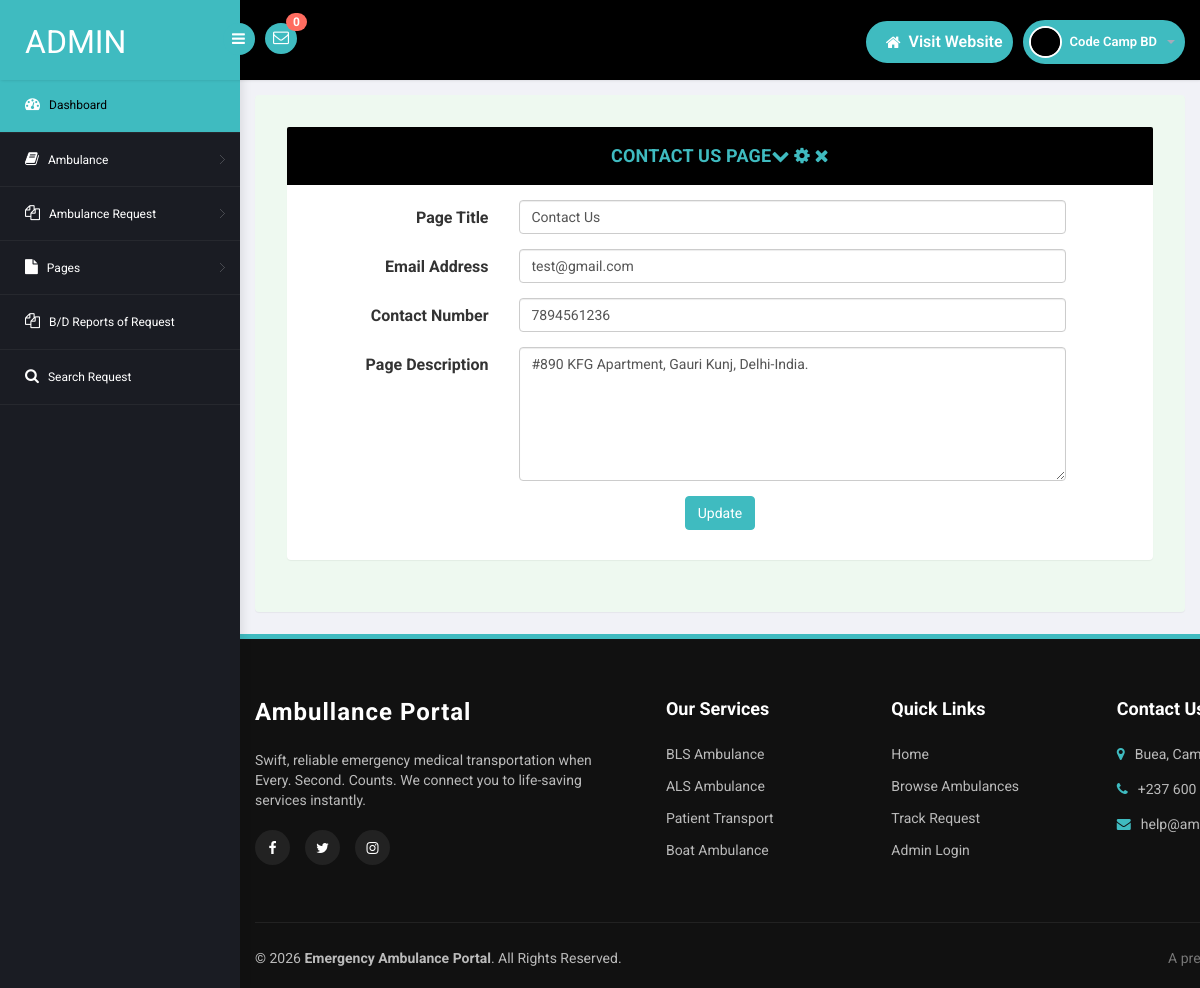
The page /admin/contact-us.php (signed in) on the database its author committed.
### tables this page shows
CREATE TABLE `tblpage` (
  `ID` int(10) NOT NULL,
  `PageType` varchar(200) DEFAULT NULL,
  `PageTitle` varchar(200) DEFAULT NULL,
  `PageDescription` mediumtext DEFAULT NULL,
  `Email` varchar(200) DEFAULT NULL,
  `MobileNumber` bigint(10) DEFAULT NULL,
  `UpdationDate` timestamp NULL DEFAULT NULL ON UPDATE current_timestamp()
);

### admin/contact-us.php (the view, shortened to what this page needs)
<?php
include('includes/dbconnection.php');
if (strlen($_SESSION['eahpaid']==0)) {
 header('location:logout.php');
  } else{
  ?>
<!DOCTYPE html>
<head>
<link rel="stylesheet" href="css/bootstrap.min.css" >
<link href="css/style.css?v=<?=time()?>" rel='stylesheet' type='text/css' />
<link href="css/style-responsive.css?v=<?=time()?>" rel="stylesheet"/>
<link rel="stylesheet" href="css/font.css" type="text/css"/>
<link href="css/font-awesome.css" rel="stylesheet">
</head>
<body>
<section id="container">
<?php include_once('includes/header.php');?>
<?php include_once('includes/sidebar.php');?>
<section id="main-content">
	<section class="wrapper">
		<div class="form-w3layouts">
            <div class="row">
                <div class="col-lg-12">
                    <section class="panel">
                        <header class="panel-heading">
                            Contact Us Page
                            <span class="tools pull-right">
                                <a class="fa fa-chevron-down" href="javascript:;"></a>
                                <a class="fa fa-cog" href="javascript:;"></a>
                                <a class="fa fa-times" href="javascript:;"></a>
                             </span>
                        </header>
                        <div class="panel-body">
                            <div class="form">
                                <form class="cmxform form-horizontal " method="post" action="">
                                    <?php
$ret=mysqli_query($con,"select * from  tblpage where PageType='contactus'");
while ($row=mysqli_fetch_array($ret)) {
?>
                                    <div class="form-group ">
                                        <label for="adminname" class="control-label col-lg-3">Page Title</label>
                                        <div class="col-lg-8">
                                            <input class=" form-control" id="pagetitle" name="pagetitle" type="text" required="true" value="<?php  echo $row['PageTitle'];?>">
                                        </div>
                                    </div>
                                    <div class="form-group">
                                   <label for="adminname" class="control-label col-lg-3">Email Address</label>
                                    <div class="col-sm-8">
                                        <input type="email" name="email" id="email" value="<?php  echo $row['Email'];?>" class="form-control" required='true'>
                                    </div>
                                </div>
                                 <div class="form-group">
                                   <label for="adminname" class="control-label col-lg-3">Contact Number</label>
                                    <div class="col-sm-8">
                                       <input type="text" name="mobnum" id="mobnum" value="<?php  echo $row['MobileNumber'];?>" class="form-control" required='true' maxlength="10" pattern='[0-9]+'>
                                    </div>
                                </div>
                                    <div class="form-group">
                                        <label for="adminname" class="control-label col-lg-3">Page Description
                                        </label>
                                        <div class="col-lg-8">
                                            <textarea class=" form-control" id="pagedes" rows="6" name="pagedes" type="text" required="true" value=""><?php  echo $row['PageDescription'];?></textarea>
                                        </div>
                                    </div>
                                    <?php } ?>
                                    <div class="form-group">
                                        <div class="col-lg-offset-3 col-lg-6">
                                          <p style="text-align: center;"> <button class="btn btn-primary" type="submit" name="submit">Update</button></p>
                                        </div>
                                    </div>
                                </form>
                            </div>
                        </div>
                    </section>
                </div>
            </div>
        </div>
</section>
		  <?php include_once('includes/footer.php');?>
</section>
</section>
</body>
</html>
<?php }  ?>

### admin/includes/header.php (shortened to what this page needs)
<?php
include('includes/dbconnection.php');
?>
<header class="header fixed-top clearfix">
<div class="brand">
    <a href="dashboard.php" class="logo">
        Admin
    </a>
    <div class="sidebar-toggle-box">
        <div class="fa fa-bars"></div>
    </div>
</div>
<div class="nav notify-row" id="top_menu">
    <ul class="nav top-menu">
<?php
$ret1=mysqli_query($con,"select * from tblambulancehiring
 where (tblambulancehiring.Status is null || tblambulancehiring.Status='')");
$num=mysqli_num_rows($ret1);
?>
        <li id="header_inbox_bar" class="dropdown">
            <a data-toggle="dropdown" class="dropdown-toggle" href="#">
                <i class="fa fa-envelope-o"></i>
                <span class="badge bg-important"><?php echo $num;?></span>
            </a>
        </li>
    </ul>
</div>
<div class="top-nav clearfix">
    <ul class="nav pull-right top-menu d-flex align-items-center">
        <li class="pill-nav-item">
            <a href="../index.php" class="pill-btn">
                <i class="fa fa-home"></i> <span>Visit Website</span>
            </a>
        </li>
        <li class="dropdown pill-nav-item">
            <a data-toggle="dropdown" class="dropdown-toggle pill-btn profile-btn" href="#">
                <?php
$adid=$_SESSION['eahpaid'];
$ret=mysqli_query($con,"select AdminName from tbladmin where ID='$adid'");
$row=mysqli_fetch_array($ret);
$name=$row['AdminName'];
?>
                <img alt="" src="images/2.png" class="profile-img">
                <span class="username"><?php echo $name; ?></span>
                <b class="caret"></b>
            </a>
        </li>
    </ul>
</div>
</header>

### admin/css/style.css (style rules this page uses)
ul, ol { margin: 0; }
p { margin: 0; }
html, body { font-family: 'Roboto', sans-serif; font-size: 100%; overflow-x: hidden; background: #f1f2f7; background-size:cover; }
body a { transition: 0.5s all ease; -webkit-transition: 0.5s all ease; -moz-transition: 0.5s all ease; -o-transition: 0.5s all ease; -ms-transition: 0.5s all ease; text-decoration:none; color: #3fbbc0; }
p { margin:0; }
ul,label { margin:0; padding:0; }
#main-content { margin-left:240px; -webkit-transition:all .3s ease-in-out; -moz-transition:all .3s ease-in-out; -o-transition:all .3s ease-in-out; transition:all .3s ease-in-out; }
.header { left:0; right:0; z-index:1002; background:#000; -webkit-transition:all .3s ease-in-out; -moz-transition:all .3s ease-in-out; -o-transition:all .3s ease-in-out; transition:all .3s ease-in-out; }
.fixed-top { position:fixed; box-shadow:1px 0 3px rgba(0,0,0,.15); }
.wrapper { display:inline-block; margin-top:80px; padding:15px; width:100%; }
.brand { background:#3fbbc0; float:left; width:240px; height:80px; position:relative; }
a.logo { font-size:32px; color:#fff; float:left; margin:20px 0 0 25px; text-transform:uppercase; }
#top_menu .nav>li,ul.top-menu>li { float:left; }
.notify-row { float:left; margin-top:23px; margin-left:25px; }
ul.top-menu { margin-right:15px; margin-top: 0; }
ul.top-menu > li > a { color: #fff; font-size: 16px; background: #3fbbc0; padding: 4px 8px; margin-right: 15px; border-radius: 50%; -webkit-border-radius: 50%; padding-right: 8px !important; }
.notify-row .badge { position:absolute; right:-10px; top:-10px; z-index:100; }
.top-nav { margin-top:20px; }
.top-nav img { border-radius:50%; -webkit-border-radius:50%; width:33px; }
.top-nav .username { font-size:13px; color:#fff; }
.top-nav ul.top-menu>li>a { border-radius: 100px; -webkit-border-radius: 100px; padding: 0px; background: none; margin-right: 0; border: 1px solid #3fbbc0; background: #3fbbc0; }
.top-nav ul.top-menu>li { margin-left:10px; }
.top-nav .nav .caret { border-bottom-color:#A4AABA; border-top-color:#A4AABA; }
.sidebar-toggle-box { float:left; margin-top:23px; margin-left:-15px; background:#3fbbc0; border-radius:50%; -webkit-border-radius:50%; width:32px; height:32px; position:absolute; right:-15px; }
.sidebar-toggle-box .fa-bars { cursor:pointer; display:inline-block; font-size:15px; padding:8px 8px 8px 9px; color:#fff; }
.panel-heading { position: relative; min-height: 57px; line-height: 1.5; letter-spacing: 0.2px; color: #000; font-size: 18px; font-weight: 400; padding: 15px 16px; background:#ddede0; border-top-right-radius: 2px; border-top-left-radius: 2px; text-transform: uppercase; text-align: center; display: flex; align-items: center; justify-content: center; }
.panel { border: none ! important; }
.form-w3layouts { background: #eef9f0; padding: 2em; border-radius: 4px; -webkit-box-shadow: 0 1px 1px rgba(0,0,0,.05); box-shadow: 0 1px 1px rgba(0,0,0,.05); }
.badge.bg-important { background: #ff6c60; }
.sidebar-toggle-box .fa-bars { cursor: pointer !important; }

### admin/includes/header.php (style rules this page uses)
.btn-primary, .btn-primary:hover, .btn-primary:focus, .btn-primary:active { background-color: var(--primary-teal) !important; border-color: var(--primary-teal) !important; color: #fff !important; }
a { transition: all 0.3s ease; }
.panel-heading { background: #000 !important; color: var(--primary-teal) !important; font-weight: bold !important; text-align: center; }
.pill-nav-item { margin-left: 15px; }
.pill-btn { background: var(--primary-teal) !important; color: #fff !important; padding: 8px 18px !important; border-radius: 50px !important; display: flex !important; align-items: center !important; gap: 8px !important; font-weight: 600 !important; text-transform: none !important; border: 2px solid var(--primary-teal) !important; transition: all 0.3s ease !important; box-shadow: 0 4px 6px rgba(0,0,0,0.1) !important; }
.profile-btn { padding: 4px 18px 4px 4px !important; }
.profile-img { width: 32px; height: 32px; border-radius: 50%; border: 2px solid #fff; background: #000; }
.d-flex { display: flex !important; }
.align-items-center { align-items: center !important; }

### rows shown on the page
tblpage: pagetitle "Contact Us", email "test@gmail.com", mobnum "7894561236", pagedes "#890 KFG Apartment, Gauri Kunj, Delhi-India."

### other values the page prints
$num "0"
$name "Code Camp BD"
